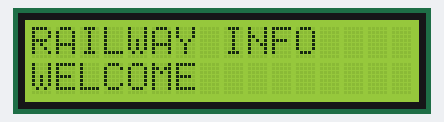
Simulated run of this sketch. Board: Arduino Uno, built with avr-gcc and run on an emulated ATmega328P. On the bench: 16×2 character LCD.

Above: at 0.1 s.
At 5.1 s:
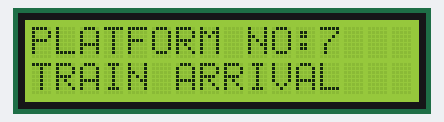

The sketch:

lcd.ino
```cpp
#include <LiquidCrystal.h>

LiquidCrystal lcd(12, 11, 5, 4, 3, 2);

void setup()
{
  lcd.begin(16, 2);

  lcd.setCursor(0, 0);
  lcd.print("RAILWAY INFO");

  lcd.setCursor(0, 1);
  lcd.print("WELCOME");

  delay(5000);

  lcd.clear();

  lcd.setCursor(0, 0);
  lcd.print("PLATFORM NO:7");

  lcd.setCursor(0, 1);
  lcd.print("TRAIN ARRIVAL");
}

void loop()
{
}
```
